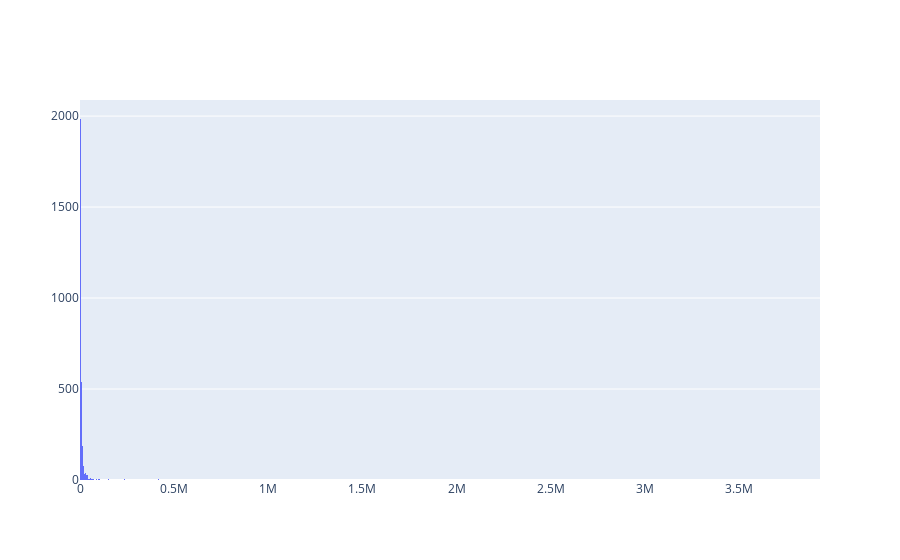

The cell this chart's notebook holds for it:
### Code cell
fig = go.Figure(go.Histogram(
        x= sidejobs["income"],
        
))
fig.show()

### Figure 1 — Plotly figure (JSON) as saved in the notebook; plotly's stock layout.template omitted (floating-point values rounded to 4 significant figures; data arrays with more than 128 entries replaced by an {"elided": "..."} marker saying what was removed)
{"data": [{"bingroup": "1", "type": "histogram", "x": {"elided": "16236 float values"}}], "layout": {}}
